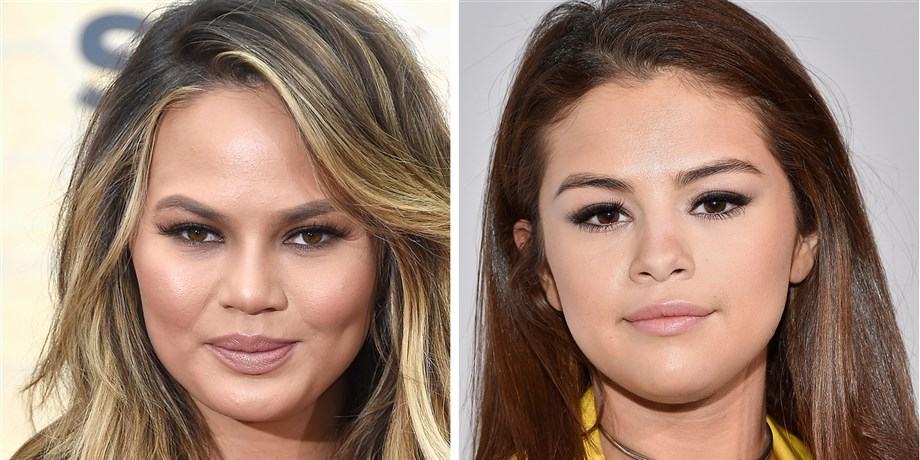
#> input picture XLANH/anh.jpg, 920 x 460 px, found by its file name
$ python face.py
#> lines starting #> are read from the running program, lines starting #| are printed output that depends on the picture; after the words box and inside, x2 and y2 are one past the last pixel; in counts of white or black regions, pixels touching at a corner belong together
import cv2
face_cascade = cv2.CascadeClassifier('haarcascade_frontalface_default.xml')
#eye_cascade = cv2.CascadeClassifier('haarcascade_eye.xml')
img = cv2.imread('anh.jpg')
#> img is the input picture: shape (460, 920, 3); mean B, G, R 114.6, 130.1, 157.7
gray = cv2.cvtColor(img, cv2.COLOR_BGR2GRAY)
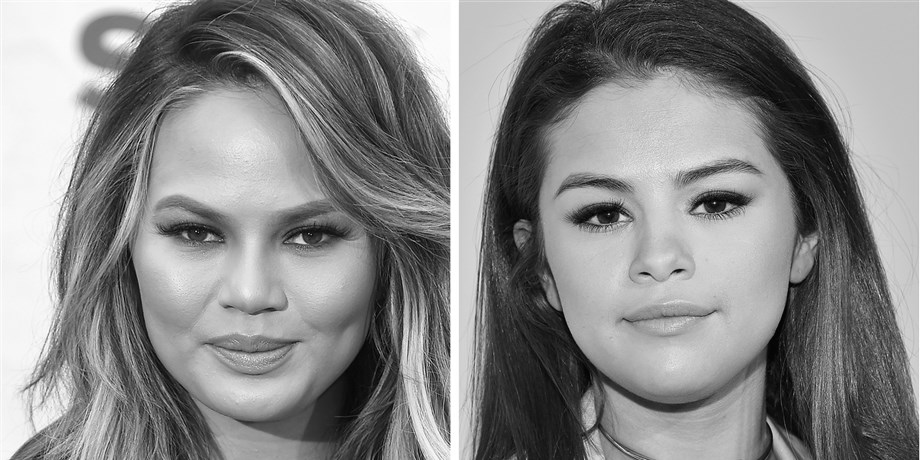
#> gray: shape (460, 920); min 1, max 255, mean 136.6
faces = face_cascade.detectMultiScale(gray, 1.1, 4)
#> faces = [[102, 119, 293, 293], [502, 83, 317, 317]]
for (x,y,w,h) in faces:
	img = cv2.rectangle(img,(x,y),(x+w,y+h),(255,0,0),2)
	roi_gray = gray[y:y+h, x:x+w]
	roi_color = img[y:y+h, x:x+w]
#> this loop made 2 passes
#> pass 1, `img = cv2.rectangle(img,(x,y),(x+w,y+h),(255,0,0),2)`:
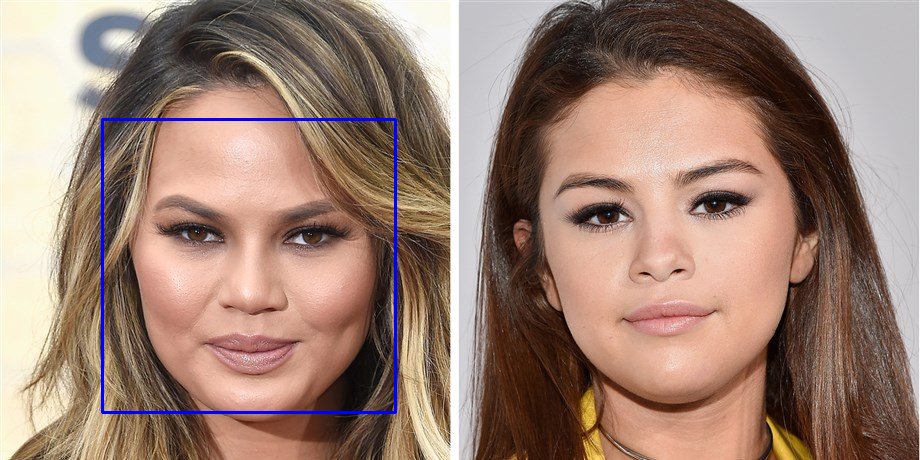
#> img: shape (460, 920, 3); 0.83% of pixels changed, all inside (x1, y1, x2, y2) = (101, 118, 397, 414)
#> pass 1, `roi_gray = gray[y:y+h, x:x+w]`:
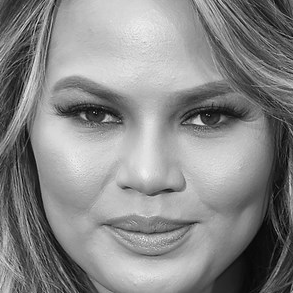
#> roi_gray: shape (293, 293); min 1, max 242, mean 136
#> pass 1, `roi_color = img[y:y+h, x:x+w]`:
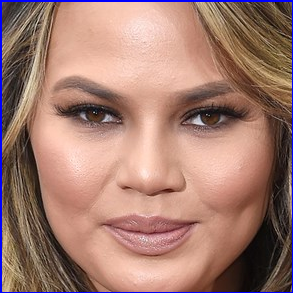
#> roi_color: shape (293, 293, 3); mean B, G, R 112.3, 124, 162.9
#> pass 2, `img = cv2.rectangle(img,(x,y),(x+w,y+h),(255,0,0),2)`:
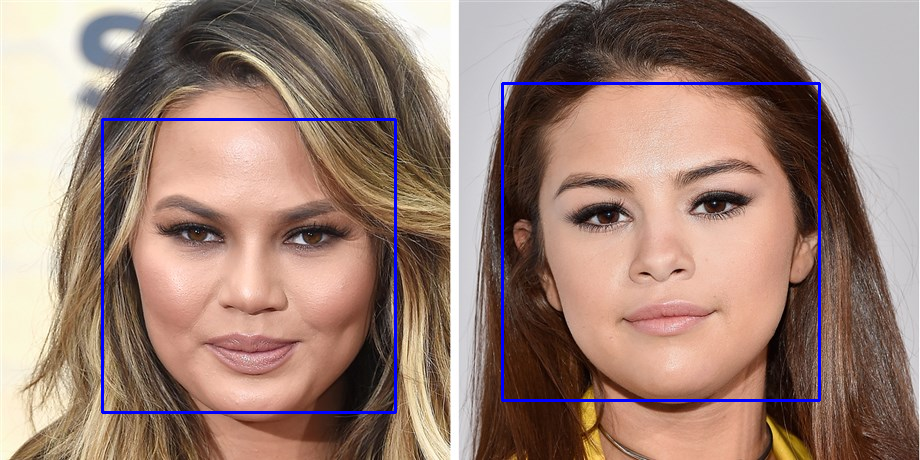
#> img: shape (460, 920, 3); 0.9% of pixels changed, all inside (x1, y1, x2, y2) = (501, 82, 821, 402)
	#eyes = eye_cascade.detectMultiScale(roi_gray)
	#for (ex,ey,ew,eh) in eyes:
	#	cv2.rectangle(roi_color,(ex,ey),(ex+ew,ey+eh),(0,255,0),2)
cv2.imshow('img',img)
cv2.waitKey(0)
cv2.destroyAllWindows()

$ run again, with XLANH/img.png saved as XLANH/anh.jpg
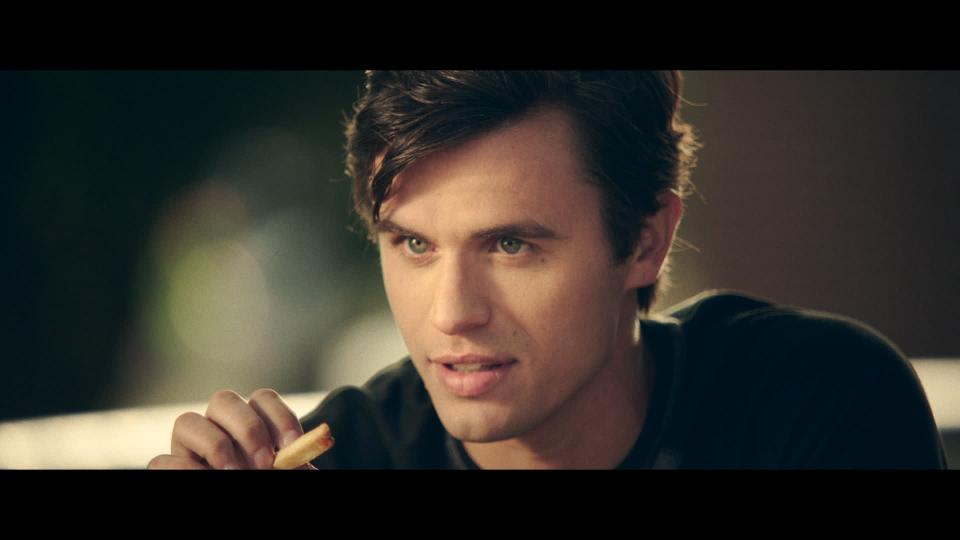
#> input picture XLANH/img.png, 1920 x 1080 px, found by its file name (shown at 1/2 size)
#> img is the input picture: shape (1080, 1920, 3); mean B, G, R 40.6, 46.5, 50
#> `gray = cv2.cvtColor(img, cv2.COLOR_BGR2GRAY)`:
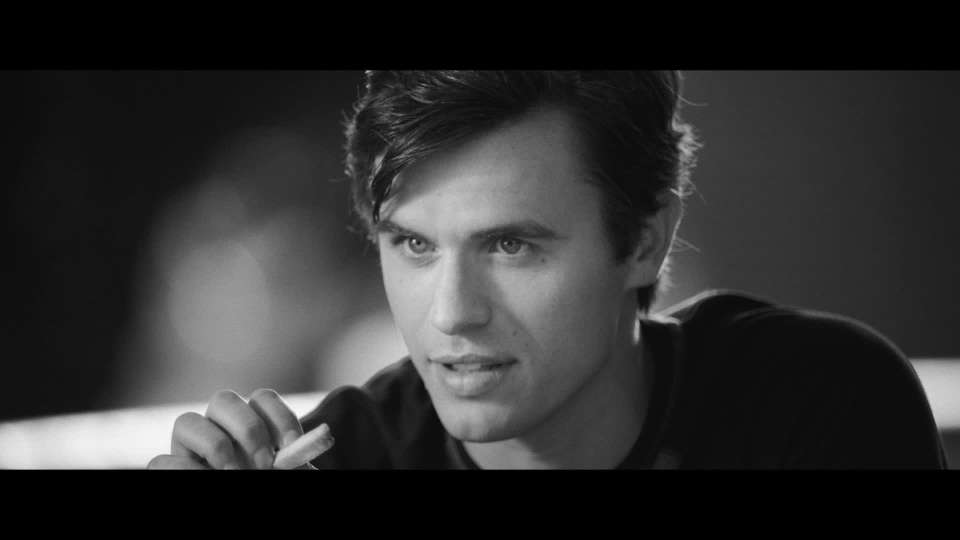
#> gray: shape (1080, 1920) (shown at 1/2 size); min 0, max 251, mean 46.9
#> faces = [[690, 303, 499, 499]]
#> the loop `for (x,y,w,h) in faces:` made 1 pass
#> pass 1, `roi_color = img[y:y+h, x:x+w]`:
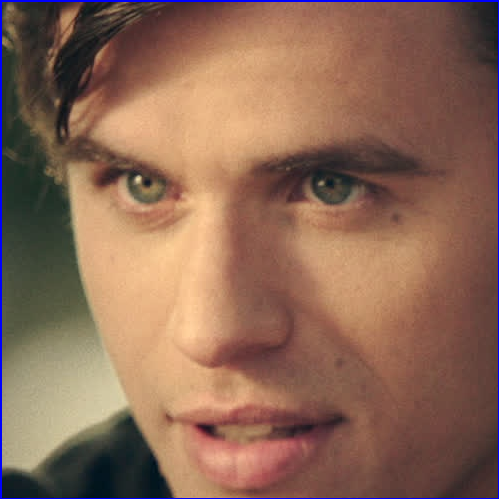
#> roi_color: shape (499, 499, 3); mean B, G, R 85.9, 104.5, 140.2
